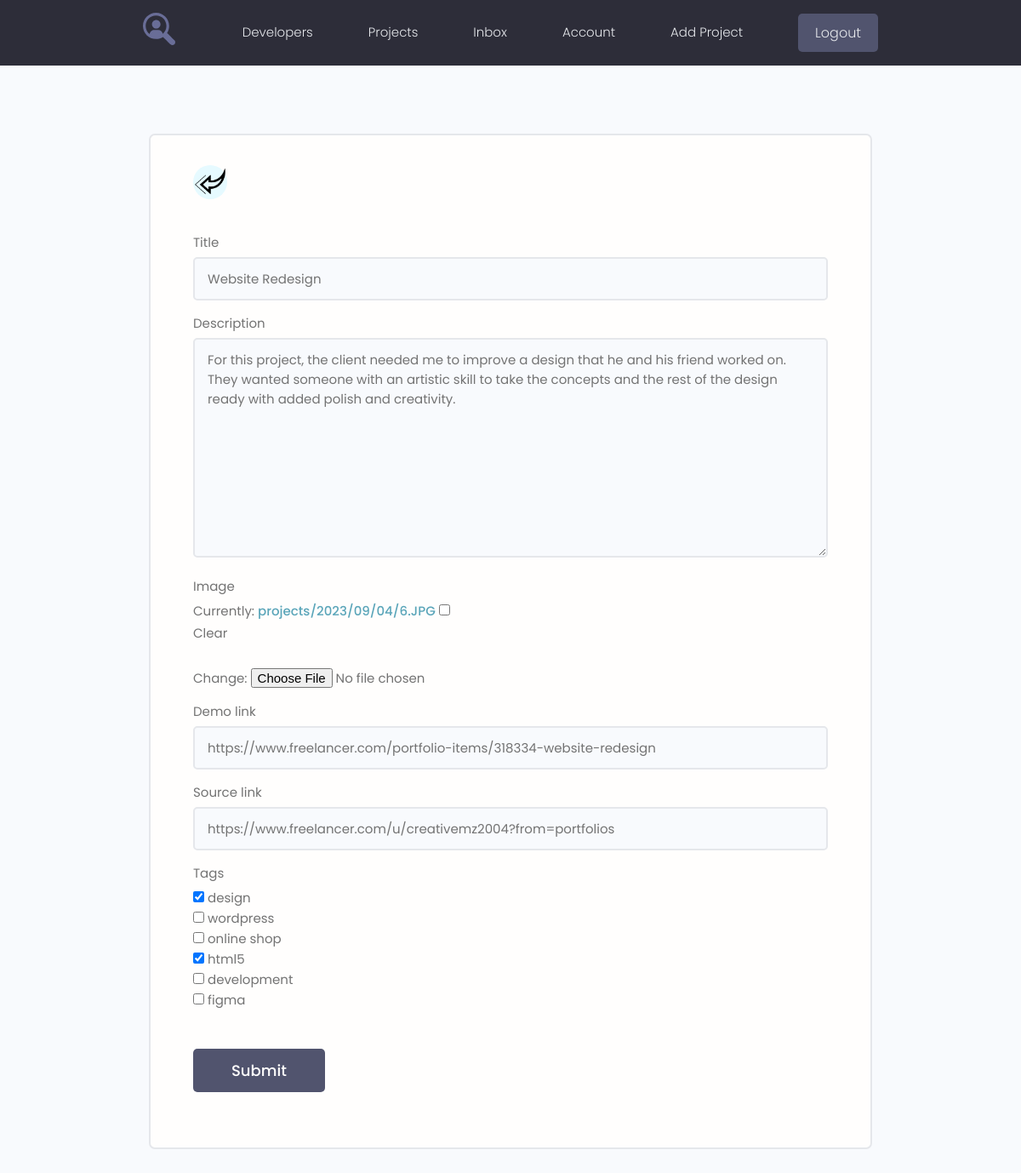
Page /projects/update-project/6 (signed in) on the committed database.
### projects/models.py (models this page shows, shortened)
class Project(models.Model):
    owner = models.ForeignKey(Profile, on_delete=models.SET_NULL, null=True, blank=True)
    title = models.CharField(max_length=200)
    description = models.TextField(null=True, blank=True)
    image = models.ImageField(null=True, blank=True, upload_to='projects/%Y/%m/%d', default='default.jpg')
    demo_link = models.CharField(max_length=2000, null=True, blank=True)
    source_link = models.CharField(max_length=2000, null=True, blank=True)
    tags = models.ManyToManyField('Tag', blank=True)
    vote_total = models.IntegerField(default=0, null=True, blank=True)
    vote_ratio = models.IntegerField(default=0, null=True, blank=True)
    created = models.DateTimeField(auto_now_add=True)
    class Meta:
        ordering = ['-vote_ratio', '-vote_total']

### projects/views.py (the view)
# urls.py: path('update-project/<str:pk>', views.update_project, name='update-project'),
@login_required(login_url='login')
def update_project(request, pk):
    profile = request.user.profile
    prjct = profile.project_set.get(pk=pk)
    form = ProjectForm(instance=prjct)
    if request.method == "POST":
        form = ProjectForm(request.POST, request.FILES, instance=prjct)
        if form.is_valid():
            form.save()
            return redirect('account')
    context = {'form': form, 'project': prjct}
    return render(request, 'projects/form-template.html', context)

### projects/forms.py
class ProjectForm(ModelForm):
    class Meta:
        model = Project
        exclude = ['owner', 'vote_ratio', 'vote_total', 'creates']
        widgets = {
            'tags': forms.CheckboxSelectMultiple(),
        }
    def __init__(self, *args, **kwargs):
        super().__init__(*args, **kwargs)
        for field in self.fields:
            self.fields[field].widget.attrs.update({'class': 'input'})

### projects/models.py (called while the page is built)
    def __str__(self):
        return self.name

### projects/templates/projects/form-template.html (shortened to what this page needs)
{% extends 'projects/base.html' %}
{% load static %}
{% block content %}
<main class="formPage my-xl">
    <div class="content-box">
        <div class="formWrapper">
            <a class="backButton" href="{% url 'account' %}"><img src="{% static 'images/left.png' %}" alt="left"></a>
            <br>
            <form class="form" method="POST" enctype="multipart/form-data">
                {% for field in form %}
                <div class="form__field">
                    <label>{{ field.label }}</label>
                    {{ field }}
                </div>
                {% endfor %}
                <input class="btn btn--sub btn--lg  my-md" type="submit" value="Submit"/>
            </form>
        </div>
    </div>
</main>
{% endblock %}

### projects/static/styles/app.css (style rules this page uses)
:root { --color-sub: #2d2d39; }
.btn--sub { background-color: var(--color-sub-light); }
img { width: 100%; }
.content-box { width: 95%; max-width: 85rem; margin: 0 auto; }
.backButton { background: var(--color-main-light); color: var(--color-main); width: 4rem; height: 4rem; display: flex; align-items: center; justify-content: center; border-radius: 50%; }
.formPage .formWrapper { list-style: none; background: var(--color-white); padding: 3.5rem 5rem; border: 2px solid var(--color-light); border-radius: 0.7rem; }

### projects/static/uikit/styles/modules/_variables.css (style rules this page uses)
:root { --color-main: #5aa5b9; --color-main-light: #e6faff; --color-sub: #3f4156; --color-sub-light: #51546e; --color-sub-lighter: #ededfd; --color-text: #737373; --color-gray: #8b8b8b; --color-light: #e5e7eb; --color-light-gray: #767676; --color-bg: #f8fafd; --color-white: #fffefd; --color-white-light: #f3f3f3; --color-success: #359e64; --color-success-bg: #def8e8; --color-error: #fc4b0b; --color-error-bg: #fff2ee; --font-base: 'Poppins', arial, helvetica, 'Segoe UI', roboto, ubuntu, sans-serif; --font-monospace: 'Fira Code', 'Courier New', courier, monospace; --font-regular: 300; --font-medium: 500; --font-bold: 700; --generic-shadow: 1px 1px 5px #00000010; --generic-transition: all 0.3s ease-in-out; }

### projects/static/uikit/styles/modules/_base.css (style rules this page uses)
* { margin: 0; padding: 0; box-sizing: border-box; text-rendering: optimizeLegibility; color: inherit; font-size: inherit; }
html { font-size: 50%; }
@media only screen and (min-width: 480px) { html { font-size: 56.25%; } }
@media only screen and (min-width: 1200px) { html { font-size: 62.5%; } }
body { line-height: 1.6; font-weight: 400; font-size: 1.5rem; color: var(--color-text); background-color: var(--color-bg); min-height: 100vh; }

### projects/static/uikit/styles/modules/_typography.css (style rules this page uses)
* { font-family: var(--font-base); }
a { padding-bottom: 2px; text-decoration: none; display: inline-block; color: var(--color-main); font-weight: var(--font-medium); }

### projects/static/uikit/styles/modules/_utilities.css (style rules this page uses)
.my-md { margin: 3rem auto; }
.my-xl { margin: 8rem auto; }

### projects/static/uikit/styles/modules/_button.css (style rules this page uses)
.btn { display: inline-block; position: relative; cursor: pointer; background-color: var(--color-light); font-weight: var(--font-medium); color: var(--color-sub); text-decoration: none; padding: 1rem 2rem; border-radius: 0.5rem; border: none; width: -webkit-fit-content; width: -moz-fit-content; width: fit-content; height: -webkit-fit-content; height: -moz-fit-content; height: fit-content; font-size: 1.6rem; outline-width: 0; outline-color: transparent; -webkit-backface-visibility: hidden; backface-visibility: hidden; transition: all 0.3s ease-in-out; }
.btn--sub { background-color: var(--color-sub); color: var(--color-white); }
.btn--lg { font-size: 1.8rem; padding: 1.2rem 4.5rem; }

### projects/static/uikit/styles/modules/_form.css (style rules this page uses)
.form { display: block; }
.form__field { margin-top: 1.5rem; margin-bottom: 1.5rem; }
.form__label, .form__field > label { display: block; margin-bottom: 0.5rem; color: var(--color-text); }
input.input[type='text'], input.input[type='email'], input.input[type='password'], input.input[type='number'], textarea.input { min-width: 24rem; width: 100%; padding: 1.2rem 1.5rem; border-radius: 0.5rem; border: 2px solid var(--color-light); transition: all 0.3s ease-in-out; background-color: var(--color-bg); }

### rows in the picture
Project: form "Website Redesign" "For this project, the client needed me to improve a design that he and his friend worked on. They wanted someone with an artistic skill to take the concepts and the rest of the design ready with added polish and creativity." "https://www.freelancer.com/portfolio-items/318334-website-redesign" "https://www.freelancer.com/u/creativemz2004?from=portfolios"

### other values in the picture
{{ field.label }} "Title" "Description" "Image" "Demo link" "Source link" "Tags"
